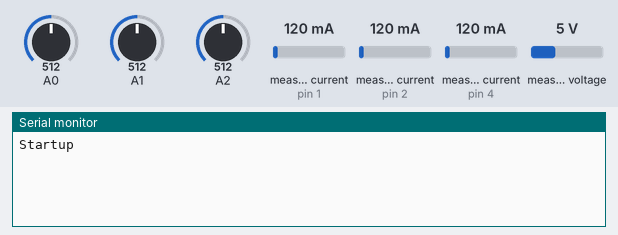
Bench run of a sketch on a simulated Arduino Uno, built with avr-gcc and run on an emulated ATmega328P. Parts: the last lines printed to the serial monitor. Inputs (shaded band) come from the test bench; at power-on: measured current (sensors on pin 1, pin 2, pin 4) 120 mA, measured voltage 5 V, A0 = 512, A1 = 512, A2 = 512.

Above: at 1.3 s.
1.4 s: measured current (sensor on pin 1) set to 40 mA
At 2.5 s:
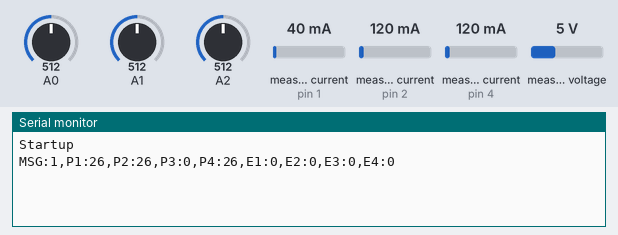
12.8 s: measured current (sensor on pin 2) set to 40 mA
At 13.5 s:
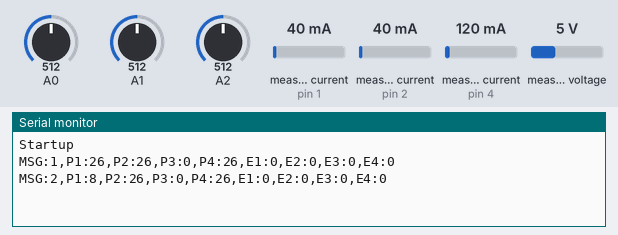
14.3 s: measured current (sensor on pin 4) set to 40 mA
15.8 s: measured voltage set to 14.7 V
17.3 s: measured current (sensor on pin 1) set to 500 mA
18.8 s: measured current (sensor on pin 2) set to 500 mA
At 21.23 s:
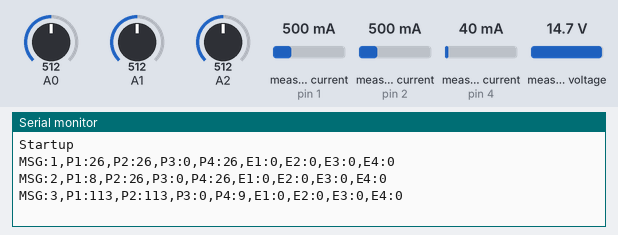

Measured:
- after the input at 18.8 s, the serial monitor: prints a new line after 2.3 s (image 3)

The sketch:

emontx3_emonesp.ino
```cpp
// (licence header left out)
#include <avr/wdt.h>

#define FirmwareVersion = 1.0
#define DEBUG 0
#define emonTxV3 1
#define PULSE_ENABLE 0

#include "EmonLib.h"                   // Include Emon Library:  https://github.com/openenergymonitor/EmonLib
EnergyMonitor ct1;                     // Create an instance
EnergyMonitor ct2;                     // Create an instance
EnergyMonitor ct3;                     // Create an instance
EnergyMonitor ct4;                     // Create an instance

float Vcal =          268.97;          // (230V x 13) / (9V x 1.2) = 276.9 Calibration for UK AC-AC adapter 77DB-06-09
const float Ical1 =   90.9;            // (2000 turns / 22 Ohm burden) = 90.9
const float Ical2 =   90.9;            // (2000 turns / 22 Ohm burden) = 90.9
const float Ical3 =   90.9;            // (2000 turns / 22 Ohm burden) = 90.9
const float Ical4 =   16.67;           // (2000 turns / 120 Ohm burden) = 16.67

const float phase_shift = 1.7;

unsigned long last = 0;
unsigned long now = 0;
unsigned long lastwdtreset = 0;

// pulseCounting
long pulseCount = 0;

int joules_CT1 = 0;
int joules_CT2 = 0;
int joules_CT3 = 0;
int joules_CT4 = 0;
unsigned long CT1_Wh = 0;
unsigned long CT2_Wh = 0;
unsigned long CT3_Wh = 0;
unsigned long CT4_Wh = 0;

unsigned long msgnum = 0;

bool firstrun = true;
unsigned long last_reading = 0;

void setup() {
  Serial.begin(115200);
  Serial.println("Startup");

  ct1.voltage(0, Vcal, phase_shift);
  ct1.current(1, Ical1);
  ct2.voltage(0, Vcal, phase_shift);
  ct2.current(2, Ical2);
  ct3.voltage(0, Vcal, phase_shift);
  ct3.current(3, Ical3);
  ct4.voltage(0, Vcal, phase_shift);
  ct4.current(4, Ical4);

  delay(100);
  if (PULSE_ENABLE) attachInterrupt(1, onPulse, FALLING);

  CT1_Wh = 0;
  CT2_Wh = 0;
  CT3_Wh = 0;
  CT4_Wh = 0;

  wdt_enable(WDTO_8S);
  wdt_reset();

}

void loop() {
  now = millis();

  if ((now - last) >= 9800 || firstrun) {
    wdt_reset();
    last = now; firstrun = false;

    // Reading of CT sensors needs to go here for stability
    // need to double check the reason for this.
    for (int i = 0; i < 10; i++) {
      analogRead(0); analogRead(1); analogRead(2);
    }
    delay(200);
    ct1.calcVI(30, 2000);
    wdt_reset();
    int OEMct1 = ct1.realPower;
    ct2.calcVI(30, 2000);
    wdt_reset();
    int OEMct2 = ct2.realPower;
    ct2.calcVI(30, 2000);
    wdt_reset();
    int OEMct3 = ct3.realPower;
    ct4.calcVI(30, 2000);
    wdt_reset();
    int OEMct4 = ct4.realPower;

    // Accumulating Watt hours
    int interval = millis() - last_reading;
    last_reading = millis();

    if (ct1.realPower > 0) {
      joules_CT1 += (ct1.realPower * interval * 0.001);
      CT1_Wh += joules_CT1 / 3600;
      joules_CT1 = joules_CT1 % 3600;
    }

    if (ct2.realPower > 0) {
      joules_CT2 += (ct2.realPower * interval * 0.001);
      CT2_Wh += joules_CT2 / 3600;
      joules_CT2 = joules_CT2 % 3600;
    }

    if (ct3.realPower > 0) {
      joules_CT3 += (ct3.realPower * interval * 0.001);
      CT3_Wh += joules_CT3 / 3600;
      joules_CT3 = joules_CT3 % 3600;
    }

    if (ct4.realPower > 0) {
      joules_CT4 += (ct4.realPower * interval * 0.001);
      CT4_Wh += joules_CT4 / 3600;
      joules_CT4 = joules_CT4 % 3600;
    }
    wdt_reset();

    msgnum++;
    Serial.print("MSG:"); Serial.print(msgnum);
    Serial.print(",P1:"); Serial.print(OEMct1);
    Serial.print(",P2:"); Serial.print(OEMct2);
    Serial.print(",P3:"); Serial.print(OEMct3);
    Serial.print(",P4:"); Serial.print(OEMct4);
    Serial.print(",E1:"); Serial.print(CT1_Wh);
    Serial.print(",E2:"); Serial.print(CT2_Wh);
    Serial.print(",E3:"); Serial.print(CT3_Wh);
    Serial.print(",E4:"); Serial.print(CT4_Wh);

    if (PULSE_ENABLE) {
      Serial.print(",PULSE:"); Serial.print(pulseCount);
    }
    Serial.println();
    delay(200);
  }

  if ((millis() - lastwdtreset) > 1000) {
    lastwdtreset = millis();
    wdt_reset();
  }
}

// The interrupt routine - runs each time a falling edge of a pulse is detected
void onPulse()
{
  pulseCount++;                                               // count pulse
}
```
